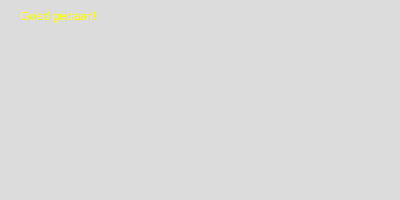
Frame 1 (no input)
Frame 2 (the mouse pressed at the canvas centre, redrawn once): identical to frame 1, image omitted

The p5.js sketch that drew this single still picture (run headless with seeded random() and noise() and a simulated clock; the mouse was pressed at the canvas centre and the sketch redrawn once):

// p5.js sketch
// ── sketch.js
function setup() {
  createCanvas(400, 200);
  
}

function draw() {
  background(220);
  let score = random(100)
  noLoop(score)
  if (score >= 90) {
    fill ("green")
    text ("Uitstekend!", 20,20)
  } else if (score => 70 && score <= 89) {
    fill ("yellow")
    text ("Goed gedaan!", 20,20)

  } else if (score => 50 && score <= 69) {
    fill ("orange")
    text ("Voldoende.", 20,20)

  } else if (score => 0 && score <= 49){
    fill ("red")
    text ("Onvoldoende", 20,20)
  }
  
  

  


}
